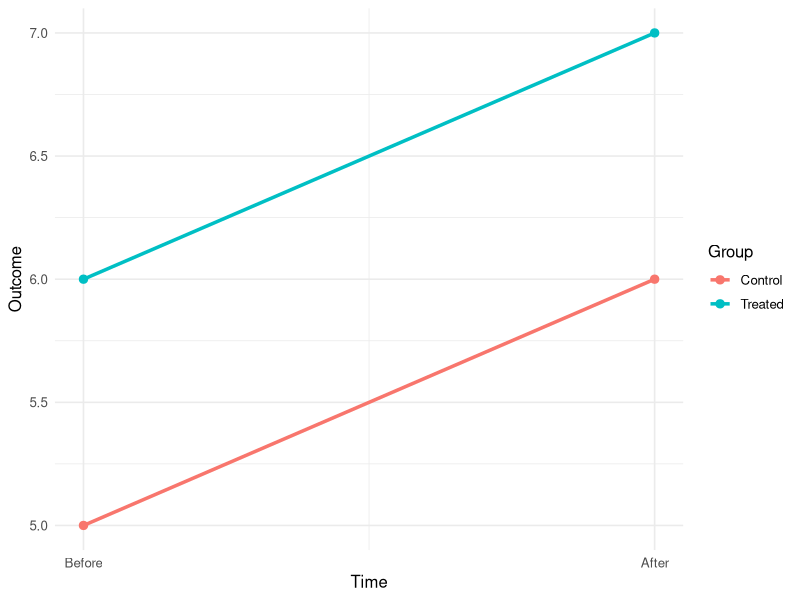

This figure's R source:
## ---- chunk 1
#| fig-cap: "Parallel trends assumption: treated and control groups evolve similarly before treatment"
#| fig-width: 6
#| fig-height: 4
#| warning: false
#| message: false

library(ggplot2)

# Simulated data for parallel trends
did_data <- data.frame(
  time = rep(c(0, 1), times = 2),
  group = rep(c("Control", "Treated"), each = 2),
  outcome = c(5, 6, 6, 7)
)

# Plot
ggplot(did_data, aes(x = time, y = outcome, color = group)) +
  geom_line(size = 1.2) +
  geom_point(size = 2.5) +
  scale_x_continuous(
    breaks = c(0, 1),
    labels = c("Before", "After")
  ) +
  labs(
    x = "Time",
    y = "Outcome",
    color = "Group"
  ) +
  theme_minimal(base_size = 12)
